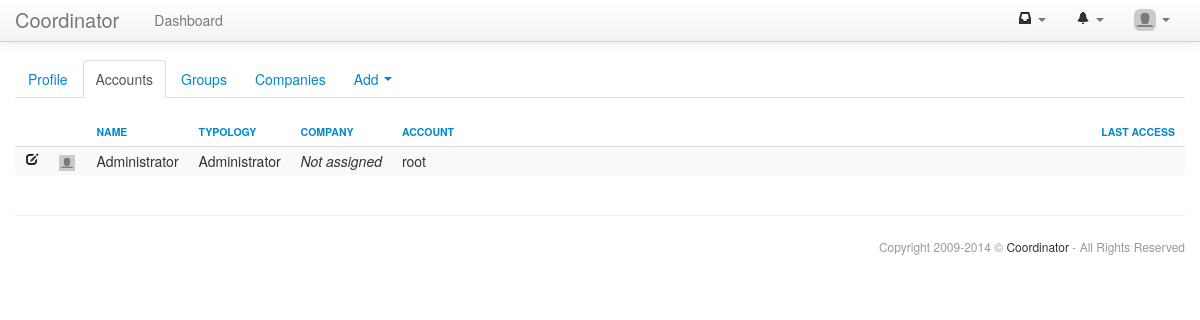
The app's page /accounts/accounts_list.php (signed in) with its own data.
### tables this page shows
CREATE TABLE IF NOT EXISTS `settings_settings` (
  `code` varchar(255) NOT NULL,
  `value` varchar(255) DEFAULT NULL,
  PRIMARY KEY (`code`)
);

CREATE TABLE IF NOT EXISTS `accounts_accounts` (
  `id` int(11) unsigned NOT NULL AUTO_INCREMENT,
  `account` varchar(255) NOT NULL,
  `password` varchar(32) NOT NULL,
  `secret` varchar(32) DEFAULT NULL,
  `name` varchar(25) NOT NULL,
  `typology` tinyint(1) unsigned NOT NULL DEFAULT '0' COMMENT '0 disabled, 1 administrator, 2 user',
  `language` varchar(10) NOT NULL DEFAULT 'default',
  `idCompany` int(11) unsigned DEFAULT NULL,
  `registration` timestamp NOT NULL DEFAULT CURRENT_TIMESTAMP,
  `lastLogin` datetime DEFAULT NULL,
  `ldapUsername` varchar(25) DEFAULT NULL,
  PRIMARY KEY (`id`),
  UNIQUE KEY `account` (`account`),
  UNIQUE KEY `ldapUsername` (`ldapUsername`),
  KEY `idCompany` (`idCompany`)
);

### core/db.class.php (called while the page is built, shortened)
<?php
class DB{
 var $connector;
 function DB($host,$user,$pass,$name){
  $this->connector=mysql_connect($host,$user,$pass,TRUE) or die('Server connection not possible.');
 }
 function clearQuery($query){
  if(stripos($query,"select")!==FALSE){return $query;}
  $search=array("``","''",'""');
  $query=str_replace($search,"DEFAULT",$query);
  return $query;
 }
 function query($query,$debug=-1){
  $query=$this->clearQuery($query);
  $this->lastResult=mysql_query($query,$this->connector) or $this->debugAndDie($query);
  return $this->lastResult;
 }
 function queryUniqueObject($query,$debug=-1){
  $query=$this->clearQuery($query);
  $query="$query LIMIT 1";
  $result=mysql_query($query,$this->connector) or $this->debugAndDie($query);
  return mysql_fetch_object($result);
 }
}
?>

### core/html.class.php (the view, shortened to what this page needs)
<?php
class HTML{
public function header($title="",$nav="dashboard",$navbar=TRUE){
?>
<!DOCTYPE html>
<html lang="it">
<head>
 <link href="<?php echo $GLOBALS['dir']."core/bootstrap/css/bootstrap.min.css";?>" rel="stylesheet">
 <link href="<?php echo $GLOBALS['dir']."core/bootstrap/css/bootstrap-custom.css";?>" rel="stylesheet">
 <link href="<?php echo $GLOBALS['dir']."core/bootstrap/css/bootstrap-responsive.css";?>" rel="stylesheet">
 <link href="<?php echo $GLOBALS['dir']."core/template.css";?>" rel="stylesheet">
 <link href="<?php echo $GLOBALS['dir']."core/bootstrap-datetimepicker/css/bootstrap-datetimepicker.min.css";?>" rel="stylesheet">
 <link href="<?php echo $GLOBALS['dir']."core/bootstrap-markdown/css/bootstrap-markdown.min.css";?>" rel="stylesheet">
 <link href="<?php echo $GLOBALS['dir']."core/bootstrap-select2/select2.css";?>" rel="stylesheet">
 <link href="<?php echo $GLOBALS['dir']."core/bootstrap-slider/css/bootstrap-slider.min.css";?>" rel="stylesheet">
 <link href="<?php echo $GLOBALS['dir']."core/bootstrap-wysihtml5/css/bootstrap-wysihtml5.css";?>" rel="stylesheet">
 <link href="<?php echo $GLOBALS['dir']."core/bootstrap-tagsinput/css/bootstrap-tagsinput.css";?>" rel="stylesheet">
 <link href="<?php echo $GLOBALS['dir']."core/shadowbox/shadowbox.css";?>" rel="stylesheet">
</head>
<body>
 <div class="navbar navbar-fixed-top <?php if($GLOBALS['debug']){echo "navbar-inverse";}?>">
  <div class="navbar-inner">
   <div class="container">
    <?php
     if(file_exists("../uploads/core/logo.png") && api_getOption('show_logo')){
      echo "<a class='brand-logo' href='".$GLOBALS['dir']."index.php'><img src='".$GLOBALS['dir']."uploads/core/logo.png'></a>\n";
     }else{
      echo "<a class='brand' href='".$GLOBALS['dir']."index.php'>".api_getOption('title')."</a>\n";
     }
    ?>
    <?php if($navbar){ ?>
    <div class="nav-collapse collapse">
     <ul class="nav">
      <li<?php if($nav=="dashboard"){echo " class=\"active\"";} ?>><a href="<?php echo $GLOBALS['dir']."dashboard/index.php";?>"><?php echo api_text("core-menu-dashboard"); ?></a></li>
     </ul>
     <ul class="nav pull-right">
      <?php if(api_checkPermission("chats","chats_chat")){ ?>
      <li class="dropdown">
       <a href="#" class="dropdown-toggle" data-toggle="dropdown">
        <span id="chat_counter">
        <?php include("../chats/chat_counter.inc.php") ?>
        </span>
        <b class="caret"></b>
       </a>
      </li>
      <?php } ?>
      <li class="dropdown">
       <a href="#" class="dropdown-toggle" data-toggle="dropdown">
        <span id="notifications_counter">
        <?php include("../logs/logs_notifications_counter.inc.php") ?>
        </span>
        <b class="caret"></b>
       </a>
      </li>
      <li class="dropdown">
       <a href="#" class="dropdown-toggle" data-toggle="dropdown">
        <img src="<?php echo api_accountAvatar();?>" class="img-rounded" style="width:22px;margin-top:-4px;padding:0;"> <b class="caret"></b>
       </a>
      </li>
     </ul>
    </div>
    <?php } ?>
   </div>
  </div>
 </div>
 <div class="container">
<?php
}
public function footer($wiki_link=NULL,$copyright=TRUE){
?>
<?php if($copyright){ ?>
  <div class="row-fluid">
   <hr>
   <footer>
    <span class="muted credit pull-right">Copyright 2009-<?php echo date("Y");?> &copy; <a href="http://www.coordinator.it" target="_blank">Coordinator</a> - All Rights Reserved</span>
   </footer>
  </div>
 <?php } ?>
 </div>
</body>
</html>
<?php
}
}
?>

### core/structure.class.php (shortened to what this page needs)
<?php
class str_navigation{
 private $current_tab;
 protected $class;
 protected $nt_array;
 public function __construct($search=FALSE,$get=NULL,$class=NULL){
  $this->class=$class;
  $this->current_tab=-1;
  $this->nt_array=array();
 }
 function addTab($label,$url=NULL,$get=NULL,$class=NULL,$enabled=TRUE,$target="_self",$confirm=NULL){
  $nt=new stdClass();
  $nt->typology="tab";
  $nt->label=$label;
  $nt->url=$url;
  $nt->get=$get;
  $nt->class=$class;
  $nt->enabled=$enabled;
  $nt->target=$target;
  $nt->confirm=$confirm;
  $this->current_tab++;
  $this->nt_array[$this->current_tab]=$nt;
  return TRUE;
 }
 function addSubTab($label,$url=NULL,$get=NULL,$class=NULL,$enabled=TRUE,$target="_self",$confirm=NULL){
  $nt=new stdClass();
  $nt->typology="subtab";
  $nt->label=$label;
  $nt->url=$url;
  $nt->get=$get;
  $nt->class=$class;
  $nt->enabled=$enabled;
  $nt->target=$target;
  $nt->confirm=addslashes($confirm);
  if(!is_array($this->nt_array[$this->current_tab]->dropdown)){
   $this->nt_array[$this->current_tab]->dropdown=array();
  }
  $this->nt_array[$this->current_tab]->dropdown[]=$nt;
  return TRUE;
 }
 function render(){
  echo "<ul class='nav nav-tabs ".$this->class."'>\n";
  if(is_array($this->nt_array)){
   foreach($this->nt_array as $nt){
    if(is_array($nt->dropdown)){
     $dropdown=TRUE;
     $nt->label.=" <b class='caret'></b>";
    }else{$dropdown=FALSE;}
    $active=FALSE;
    if(strlen($nt->url)==0){$nt->url="#";}
    echo " <li";
    if(substr($nt->url,0,(strpos($nt->url,"?")>0)?strpos($nt->url,"?"):strlen($nt->url))==api_baseName()){
     $active=TRUE;
    }
    echo " class='";
    if($active){echo "active ";}
    if($dropdown){echo "dropdown ";}
    if(!$nt->enabled){echo "disabled ";}
    echo $nt->class."'>";
    if($dropdown){echo "<a class='dropdown-toggle' data-toggle='dropdown' href='#'";}
     elseif($active || !$nt->enabled){echo "<a href='#'";}
     else{echo "<a href='".$nt->url.$nt->get."' target='".$nt->target."'";}
    if(strlen($nt->confirm)&&$nt->enabled){echo " onClick=\"return confirm('".$nt->confirm."')\"";}
    echo ">".$nt->label."</a>";
    echo "</li>\n";
   }
  }
  echo "</ul>\n\n";
  return TRUE;
 }
}
class str_table{
 private $current_row=0;
 protected $sortable;
 protected $get;
 protected $class;
 protected $th_array;
 protected $tr_array;
 public function __construct($unvalued=NULL,$sortable=FALSE,$get=NULL,$class=NULL){
  $this->sortable=$sortable;
  $this->get=$get;
  $this->class=$class;
  $this->current_row=0;
  $this->th_array=array();
  $this->tr_array=array();
  return TRUE;
 }
 public function addHeader($name,$class=NULL,$width=NULL,$order=NULL,$colspan=1){
  $th=new stdClass();
  $th->name=$name;
  $th->class=$class;
  $th->width=$width;
  $th->order=$order;
  $th->colspan=$colspan;
  $this->th_array[]=$th;
  return TRUE;
 }
 public function addRow($class=NULL){
  $this->current_row++;
  $this->tr_array[$this->current_row]=new stdClass();
  $this->tr_array[$this->current_row]->class=$class;
  $this->tr_array[$this->current_row]->fields=array();
  return TRUE;
 }
 function addField($content,$class=NULL,$colspan=1){
  $td=new stdClass();
  $td->content=$content;
  $td->class=$class;
  $td->colspan=$colspan;
  $this->tr_array[$this->current_row]->fields[]=$td;
  return TRUE;
 }
 function render($echo=TRUE){
  $return="\n";
  $return.="<table class='table table-striped table-hover table-condensed ".$this->class."'>\n";
  if(is_array($this->th_array)){
   $return.="<thead>\n <tr>\n";
   foreach($this->th_array as $th){
    $return.="  <th class='".$th->class."' width='".$th->width."' colspan='".$th->colspan."'>";
    if($this->sortable && $th->order<>NULL){
     if($th->order==$_GET['of']){if($_GET['om']==1){$order=0;}else{$order=1;}}else{$order=1;}
     $return.="<a href='".api_baseName()."?of=".$th->order."&om=".$order.$this->get."'>";
    }
    $return.=$th->name;
    if($this->sortable){$return.="</a>";}
    $return.="</th>\n";
   }
   $return.=" </tr>\n";
   $return.="</thead>\n";
  }
  $return.="<tbody>\n";
  if(is_array($this->tr_array)){
   foreach($this->tr_array as $tr){
    $return.=" <tr class='".$tr->class."'>\n";
    if(is_array($tr->fields)){
     foreach($tr->fields as $td){
      $return.="  <td class='".$td->class."' colspan='".$td->colspan."'>".$td->content."</td>\n";
     }
    }
    $return.=" </tr>\n";
   }
  }
  $return.="</tbody>\n";
  $return.="</table>\n\n\n";
  if($echo){echo $return;return TRUE;}else{return $return;}
 }
}
?>

### core/template.css (style rules this page uses)
footer { font-size:12px; }
footer .credit a { color:#333333; }
th { font-size: 0.75em; text-transform: uppercase; }
table.table-condensed td,table.table-condensed th { padding-left:10px;padding-right:10px; }
.nowarp { white-space:nowrap; }

### records on screen
settings_settings: value "Coordinator"
accounts_accounts: name "Administrator", account "root"

### other values on screen
api_text("core-menu-dashboard") "Dashboard"
$nt->label "Profile"
$nt->label "Accounts"
$nt->label "Groups"
$nt->label "Companies"
$nt->label "Add"
